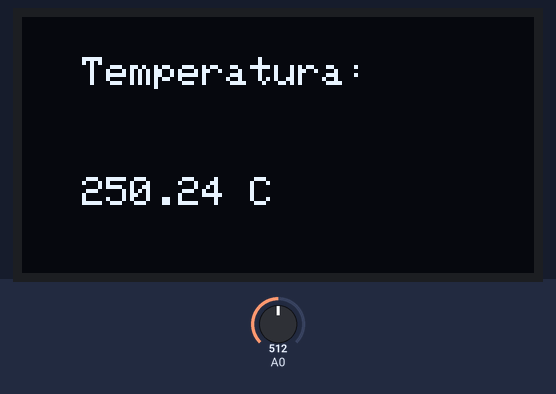
A sketch run on a simulated Arduino Uno, built with avr-gcc and run on an emulated ATmega328P. On the bench: 128×64 one-colour display. The inputs (shaded band) are chosen by the test bench; at power-on: A0 = 512. What the sketch prints to the serial monitor is not drawn.

Above: at 1.4 s.
1.5 s: A0 set to 716
At 3.5 s:
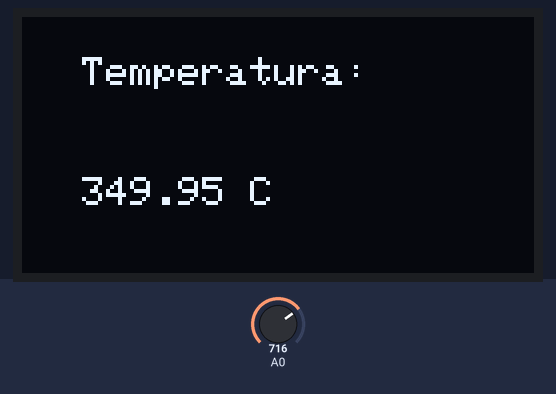
3.8 s: A0 set to 900
At 5.0 s:
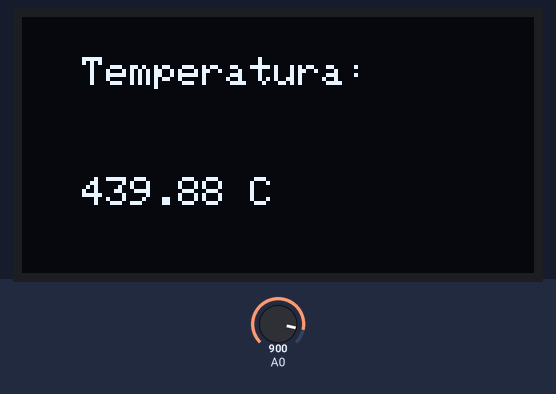
5.8 s: A0 set to 1023
At 7.5 s:
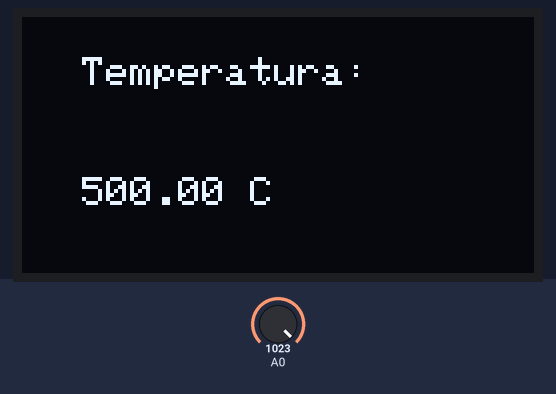
Timing chart, 0 to 9.0 s (numbered marks = the images above; inputs shaded):
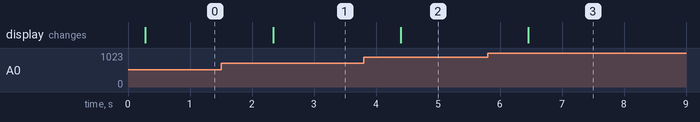

The sketch:

Lab3.ino
```cpp
#include <Wire.h>
#include <Adafruit_GFX.h>
#include <Adafruit_SH110X.h>

#define i2c_Address 0x3C

#define SCREEN_WIDTH 128
#define SCREEN_HEIGHT 64
#define OLED_RESET -1


Adafruit_SH1106G display(
  SCREEN_WIDTH,
  SCREEN_HEIGHT,
  &Wire,
  OLED_RESET
);


void setup() {

  Serial.begin(9600);


  Wire.begin();

  delay(250);


}

void loop() {

  int lectura = analogRead(A0);
  float temperatura = (lectura*(5.0/1023.0))*100;
  display.clearDisplay();
  display.setTextColor(SH110X_WHITE);
  display.setTextSize(1);
  display.setCursor(15, 10);
  display.println("Temperatura:");
  display.setTextSize(1);
  display.setCursor(15, 40);
  display.print(temperatura, 2);
  display.println(" C");
  Serial.println(temperatura);

  display.display();
  delay(1000);

}
```

Measured:
- after the input at 1.5 s, the display: changes after 0.84 s (image 1)
- after the input at 3.8 s, the display: changes after 0.60 s (image 2)
- after the input at 5.8 s, the display: changes after 0.66 s (image 3)
